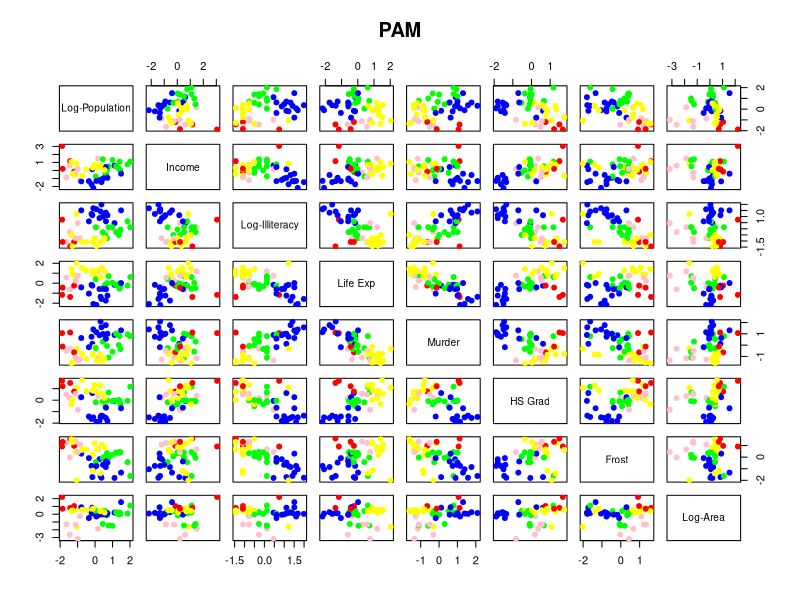
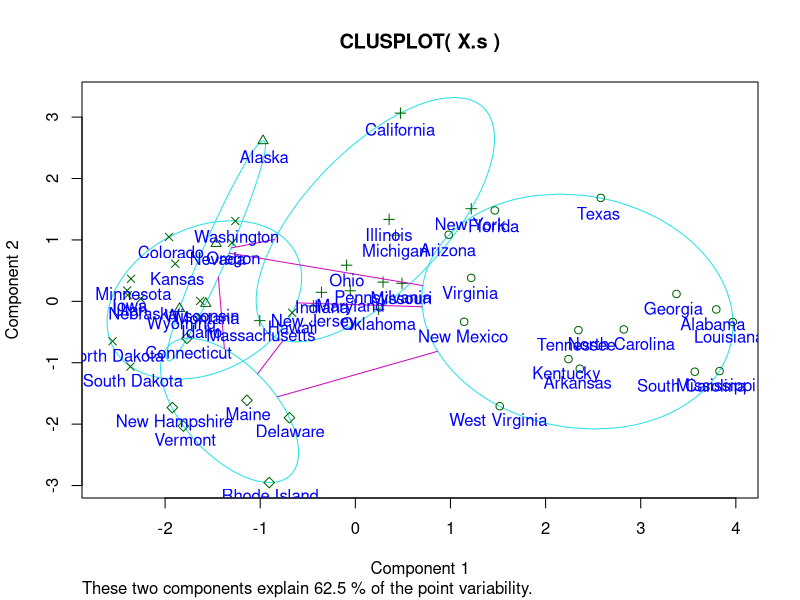
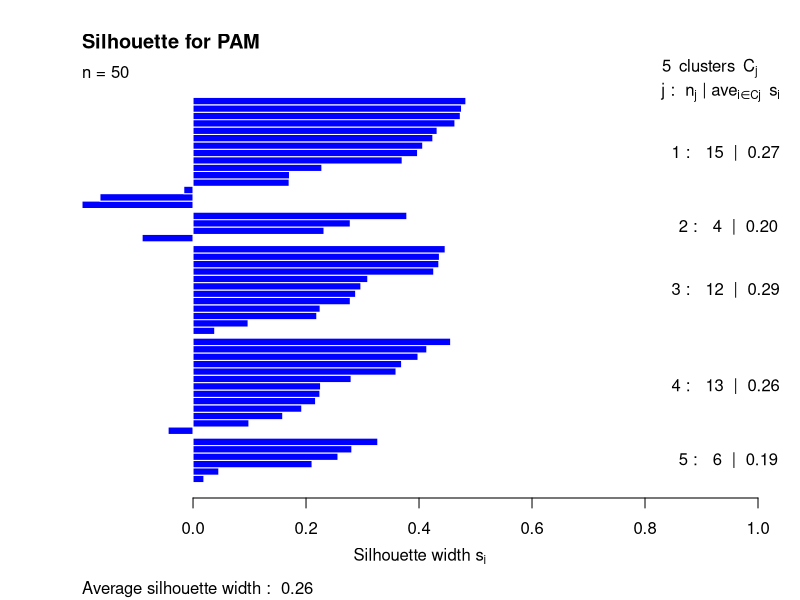

Source code (R) for these figures, in order:

# PARTITION AROUND MEDOIDS (PAM)

# Cargar libreria
library(cluster)

# Cargar la matriz de datos.
X<-as.data.frame(state.x77)
colnames(X)

#-------------------------------------
#     Transformacion de datos
#-------------------------------------

#1.- Transformacion de las variables x1,x3 y x8
# con la funcion de logaritmo.

X[,1]<-log(X[,1])
colnames(X)[1]<-"Log-Population"

X[,3]<-log(X[,3])
colnames(X)[3]<-"Log-Illiteracy"

X[,8]<-log(X[,8])
colnames(X)[8]<-"Log-Area"

#---------------------------------
#    Metodo PAM
#---------------------------------

#1.- Separacion de filas y columnas.
dim(X)
n<-dim(X)[1]
p<-dim(X)[2]

# 2.- Estandarizacion univariante.
X.s<-scale(X)

# 3.- Aplicacion del algoritmo
pam.5<-pam(X.s,5)

# 4.- Clusters
cl.pam<-pam.5$clustering
cl.pam

#5.- Scatter plot de la matriz con los grupos
col.cluster<-c("blue","red","green","yellow","pink")[cl.pam]
pairs(X.s, col=col.cluster, main="PAM", pch=19)

#---------------------------------
#  Visualizacion con Componentes Principales
#----------------------------------
clusplot(X.s,cl.pam)
text(princomp(X.s)$scores[,1:2],
     labels=rownames(X.s),pos=1, col="blue")

#-------------------------------------
#   Silhouette
#-------------------------------------

# Representacion grafica de la eficacia de
# clasificacion de una observacion dentro de un
# grupo.

# 1.- Generacion de los calculos
dist.Euc<-dist(X.s, method = "euclidean")
Sil.pam<-silhouette(cl.pam, dist.Euc)

#2.- Generacion del grafico
plot(Sil.pam, main="Silhouette for PAM", 
     col="blue")

